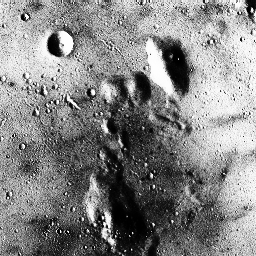
#> input picture MP3/histeq_moon.bmp, 256 x 256 px
$ python lin_lighting.py
#> lines starting #> are read from the running program, lines starting #| are printed output that depends on the picture
import numpy as np
import cv2
import matplotlib.pyplot as plt
from matplotlib import cm
from mpl_toolkits.mplot3d import Axes3D

img = cv2.imread('histeq_moon.bmp', 0)
#> img is the input picture: shape (256, 256); min 0, max 255, mean 133.2
rows = img.shape[0]  #no. of rows in input image
#> rows = 256
cols = img.shape[1]  #no. of columns in input image
#> cols = 256
out = np.array([[0]*cols]*rows)  #initialize array to store LR image

#REGRESSION FOR LINEAR FIT:
x = []
y = []
for r in xrange(rows):
        for c in xrange(cols):
            x.append([1, r, c])
            y.append(img[r][c])
#> after the loop, x = 65536 items; y = 65536 items

X = np.asarray(x)
X = X.T
y = np.asarray(y)
y.shape = (np.size(y), 1)

A = X.dot(X.T)
#> A = [[65536, 8355840, 8355840], [8355840, 1423278080, 1065369600], [8355840, 1065369600, 1423278080]]
B = X.dot(y)
#> B = [8727259, 970275900, 1167908368]

w = (np.linalg.pinv(A)).dot(B)
#> w = [164.3, -0.398, 0.154]

ynew = (X.T).dot(w)

#CREATE PLANE-FIT IMAGE:
ind = 0  #y index counter
for r in xrange(rows):
    for c in xrange(cols):
        out[r][c] = ynew[ind][0]
        ind += 1
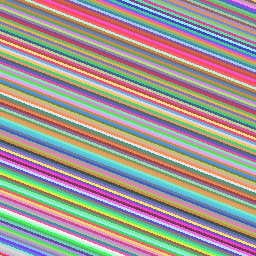
#> out: shape (256, 256) int64; 142 distinct labels, from 62 to 203; one colour per label, 0 black
#> after the loop, ind = 65536

#CREATE MEAN OF PLANE-FIT IMAGE:
out_mean = np.mean(out)
#> out_mean = 132.7
out_mean_img = np.array([[out_mean]*cols]*rows)
#> out_mean_img: shape (256, 256) float64; every value is 132.7

#CREATE LIGHTING CORRECTED IMAGE:
lc_img = (img - out) + out_mean_img
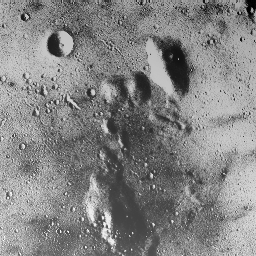
#> lc_img: shape (256, 256) float64; min -65.33, max 316.7, mean 133.2; drawn with min black and max white

cv2.imwrite('lc_lin_histeq_moon.bmp', lc_img)
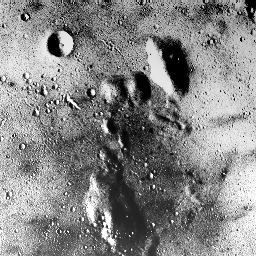
#> saved as lc_lin_histeq_moon.bmp: shape (256, 256); min 0, max 255, mean 133.8


# [17 lines of commented-out code are left out]

$ run again, with MP3/histeq_xray.jpg saved as MP3/histeq_moon.bmp
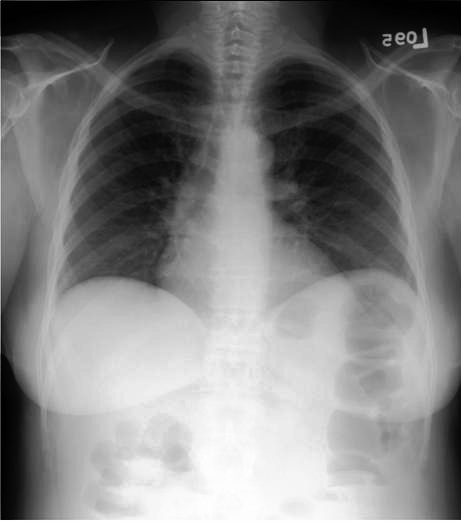
#> input picture MP3/histeq_xray.jpg, 461 x 522 px
#> img is the input picture: shape (522, 461); min 0, max 255, mean 127.7
#> after the loop `for r in xrange(rows):`: x = 240642 items
#> A = [[240642, 62687241, 55347660], [62687241, 21794264121, 14418065430], [55347660, 14418065430, 16991731620]]
#> B = [30730420, 9902194300, 7098221946]
#> w = [35.64, 0.347, 0.00709]
#> after the loop `for r in xrange(rows):`:
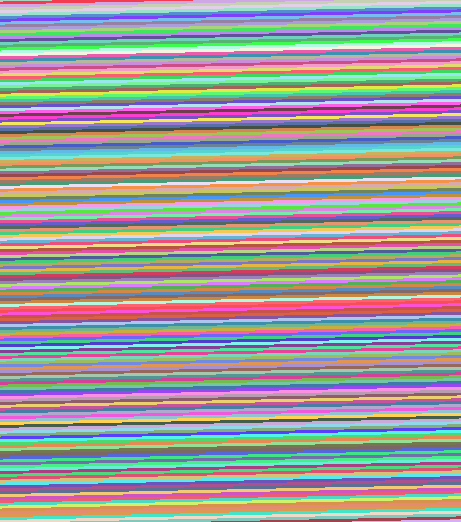
#> out: shape (522, 461) int64; 185 distinct labels, from 35 to 219; one colour per label, 0 black
#> after the loop `for r in xrange(rows):`: ind = 240642
#> out_mean = 127.2
#> out_mean_img: shape (522, 461) float64; every value is 127.2
#> `cv2.imwrite('lc_lin_histeq_moon.bmp', lc_img)`:
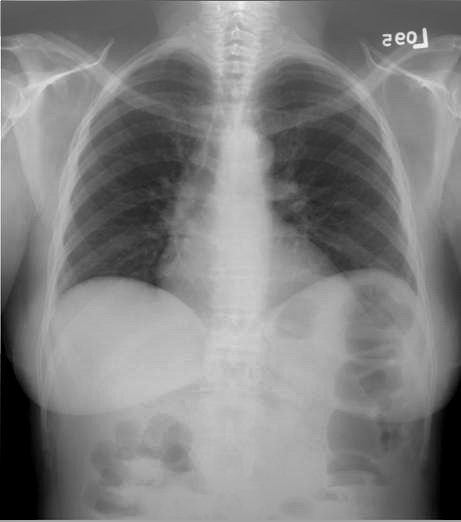
#> saved as lc_lin_histeq_moon.bmp: shape (522, 461); min 0, max 253, mean 128.6
